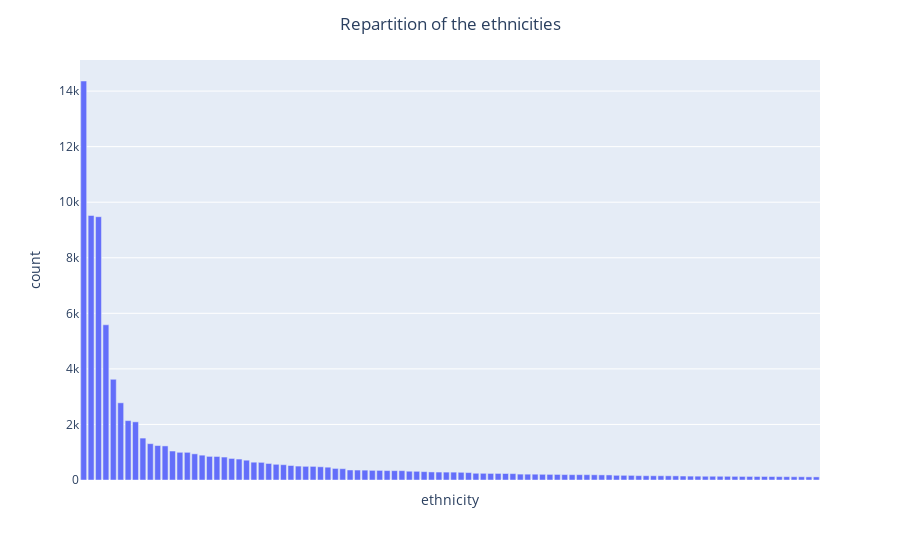

Write notebook code for a chart like this one.
### Code cell
#plotting the distribution of the different ethnicities in the df
ps.plotEthnicityRepartition(df_ethnicities)

### Figure 1 — Plotly figure (JSON) as saved in the notebook; plotly's stock layout.template omitted (floating-point values rounded to 4 significant figures)
{"data": [{"alignmentgroup": "True", "hovertemplate": "x=%{x}<br>y=%{y}<extra></extra>", "legendgroup": "", "marker": {"color": "#636efa", "pattern": {"shape": ""}}, "name": "", "offsetgroup": "", "orientation": "v", "showlegend": false, "textposition": "auto", "type": "bar", "x": ["Indians", "African Americans", "Jewish people", "English people", "Irish Americans", "Italian Americans", "Scottish Americans", "White Americans", "Irish people", "British", "Italians", "French", "Tamil", "Punjabis", "Malayali", "Scottish people", "Swedish Americans", "Swedes", "German Americans", "American Jews", "Bengali", "Marathi people", "Canadian Americans", "Germans", "English Americans", "Japanese people', 'Q31340083", "Dutch Americans", "Welsh people", "Mexican Americans", "Koreans", "White British", "Hongkongers", "Irish migration to Great Britain", "Scotch-Irish Americans", "Telugu people", "Gujarati people", "Hungarian Americans", "Spanish Americans", "Russian Americans", "Spaniards", "Chinese Americans", "Hispanic and Latino Americans", "Kashmiri Pandit", "Greek Americans", "Polish Americans", "Kayastha", "British Americans", "Scandinavian Americans", "Tamil Brahmin", "Mexicans", "Sindhis", "French Americans", "Japanese Americans", "Danes", "Puerto Ricans", "Parsi", "Dutch", "Indian Americans", "Danish Americans", "Cuban Americans", "Asian Americans", "Scottish Canadians", "names of the Greeks", "Romani people", "Cajun", "Russians", "Australians", "Bunt (RAJPUT)", "Stateside Puerto Ricans", "Slovak Americans", "Indigenous peoples of the Americas", "Nair", "Sri Lankan Tamils", "Pashtuns", "British Indian", "Czech Americans", "Kanyakubja Brahmins", "Ashkenazi Jews", "Cherokee", "Kiwi", "European Americans", "Ezhava", "Sicilian Americans", "Norwegian Americans", "Norwegians", "Bihari people", "French Canadians", "Czechs", "Karnataka Brahmins", "Croatian Americans", "Americans", "Lithuanian Americans", "Hungarians", "Bengali Hindus", "Australian Americans", "Serbian Americans", "Filipino people", "Austrians", "Taiwanese people", "Albanian Americans"], "xaxis": "x", "y": [14363, 9521, 9478, 5587, 3626, 2779, 2138, 2094, 1509, 1308, 1240, 1227, 1043, 997, 996, 942, 894, 850, 847, 826, 776, 754, 713, 641, 635, 595, 565, 551, 522, 501, 492, 490, 476, 461, 417, 407, 361, 358, 355, 347, 346, 339, 336, 336, 316, 313, 301, 290, 286, 284, 283, 277, 267, 242, 241, 237, 236, 234, 230, 212, 210, 209, 205, 202, 200, 195, 192, 192, 191, 188, 184, 182, 169, 168, 166, 156, 154, 153, 153, 151, 149, 143, 140, 138, 135, 135, 134, 133, 131, 128, 128, 127, 127, 125, 122, 120, 118, 117, 113, 112], "yaxis": "y"}], "layout": {"barmode": "relative", "legend": {"title": {}, "tracegroupgap": 0}, "margin": {"t": 60}, "showlegend": false, "title": {"text": "Repartition of the ethnicities", "x": 0.5}, "xaxis": {"anchor": "y", "domain": [0, 1], "showticklabels": false, "title": {"text": "ethnicity"}}, "yaxis": {"anchor": "x", "domain": [0, 1], "title": {"text": "count"}}}}
